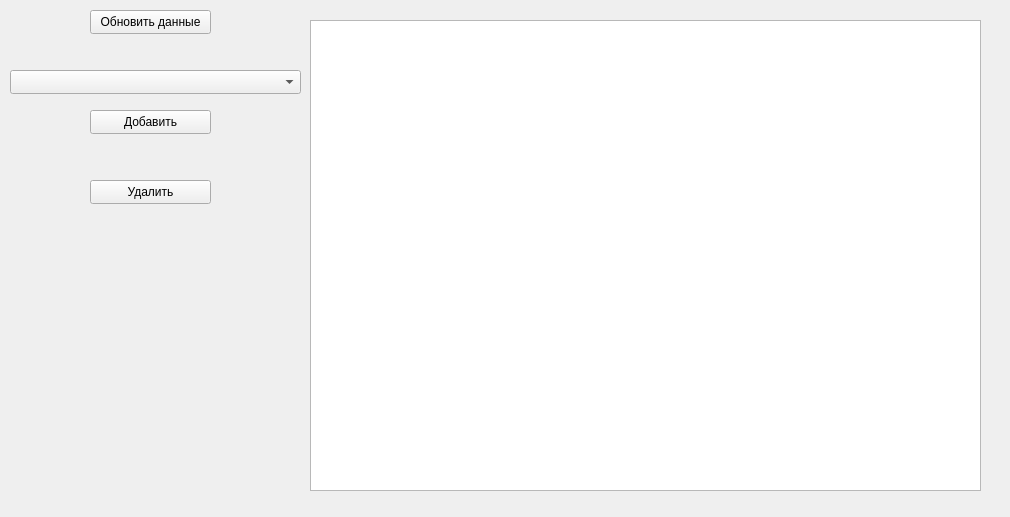
<?xml version="1.0" encoding="UTF-8"?>
<ui version="4.0">
 <class>researches_reports</class>
 <widget class="QWidget" name="researches_reports">
  <property name="geometry">
   <rect>
    <x>0</x>
    <y>0</y>
    <width>1010</width>
    <height>517</height>
   </rect>
  </property>
  <property name="windowTitle">
   <string>Form</string>
  </property>
  <widget class="QPushButton" name="InsertDialogOpen">
   <property name="geometry">
    <rect>
     <x>90</x>
     <y>110</y>
     <width>121</width>
     <height>24</height>
    </rect>
   </property>
   <property name="text">
    <string>Добавить</string>
   </property>
  </widget>
  <widget class="QPushButton" name="DeleteRow">
   <property name="geometry">
    <rect>
     <x>90</x>
     <y>180</y>
     <width>121</width>
     <height>24</height>
    </rect>
   </property>
   <property name="text">
    <string>Удалить</string>
   </property>
  </widget>
  <widget class="QPushButton" name="tableRefreshButton">
   <property name="geometry">
    <rect>
     <x>90</x>
     <y>10</y>
     <width>121</width>
     <height>24</height>
    </rect>
   </property>
   <property name="text">
    <string>Обновить данные</string>
   </property>
  </widget>
  <widget class="QComboBox" name="comboBox">
   <property name="geometry">
    <rect>
     <x>10</x>
     <y>70</y>
     <width>291</width>
     <height>24</height>
    </rect>
   </property>
  </widget>
  <widget class="QTableView" name="tableView">
   <property name="geometry">
    <rect>
     <x>310</x>
     <y>20</y>
     <width>671</width>
     <height>471</height>
    </rect>
   </property>
   <property name="sizePolicy">
    <sizepolicy hsizetype="Expanding" vsizetype="Expanding">
     <horstretch>0</horstretch>
     <verstretch>0</verstretch>
    </sizepolicy>
   </property>
   <property name="contextMenuPolicy">
    <enum>Qt::CustomContextMenu</enum>
   </property>
   <property name="sizeAdjustPolicy">
    <enum>QAbstractScrollArea::AdjustIgnored</enum>
   </property>
   <property name="editTriggers">
    <set>QAbstractItemView::NoEditTriggers</set>
   </property>
   <property name="showDropIndicator" stdset="0">
    <bool>false</bool>
   </property>
   <property name="dragDropOverwriteMode">
    <bool>false</bool>
   </property>
   <property name="selectionMode">
    <enum>QAbstractItemView::SingleSelection</enum>
   </property>
   <property name="selectionBehavior">
    <enum>QAbstractItemView::SelectRows</enum>
   </property>
   <property name="cornerButtonEnabled">
    <bool>false</bool>
   </property>
   <attribute name="verticalHeaderDefaultSectionSize">
    <number>70</number>
   </attribute>
  </widget>
 </widget>
 <resources/>
 <connections/>
</ui>
